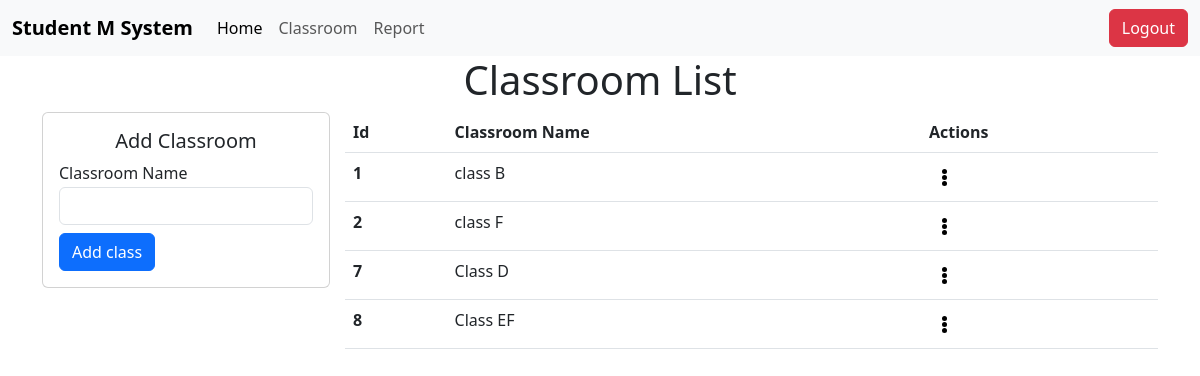
The app's page /classroom.php (signed in) with its own data.
### tables this page shows
CREATE TABLE `classroom` (
  `classroom_id` int NOT NULL AUTO_INCREMENT,
  `classroom_name` varchar(50) NOT NULL,
  PRIMARY KEY (`classroom_id`)
);

### backend/classroomdbActions.php (called while the page is built, shortened)
<?php
function  readDataClassroom():array{
    global $conn;
    $classrooms=[];
    $sql = "SELECT * FROM classroom";
    $result = $conn->query($sql);
    if($result && $result->num_rows>0){
      while($row = $result->fetch_assoc()){
        $classrooms[]=$row;
      }
    }
  return $classrooms;
  }

### backend/app.php (called while the page is built, shortened)
<?php
require_once "backend/db/mysql_connect.php";
$url = $_SERVER['REQUEST_URI'];
$system_Type = "database";
if ($system_Type === "database") {
    if ($url === "/classroom.php") {
        require_once "backend/classroomdbActions.php";
    }else if($url === "/report.php"){
        require_once "backend/studentdbActions.php";
        $report =report();
    } else {
        require_once "backend/studentdbActions.php";
        require_once "backend/studentRouting.php";
        $students = readData();
    }
    $classrooms = readDataClassroom();
} else {
    require_once "backend/actions.php";
    $students = readFromJson("data.json");
}

### classroom.php (the view, shortened to what this page needs)
<?php
require_once "backend/app.php";
?>
<!DOCTYPE html>
<html lang="en">
<head>
    <link href="https://cdn.jsdelivr.net/npm/bootstrap@5.3.0-alpha3/dist/css/bootstrap.min.css" rel="stylesheet">
    <link rel="stylesheet" href="style.css">
</head>
<body>
<?php require_once("./navBar.php") ?>
    <div class="container ">
    <form action="" method="POST">
        <h1 class="text-center"> Classroom List</h1>
        <div class="d-flex  wraper-height-90">
        <div class="">
        <div class="card" style="width: 18rem;">
  <div class="card-body">
    <h5 class="card-title text-center">Add Classroom</h5>
    <div class="mb-2">
  <label for="exampleFormControlInput1" class="form-label">Classroom Name</label>
  <input type="text" name="classroom_name" class="form-control" id="exampleFormControlInput1" >
</div>
<button type="submit" name="add_class" value=1 class="btn btn-primary">Add class</button>
  </div>
</div>
        </div>
        <div class="flex-grow-1  student-list ">
        <table class="table">
  <thead>
    <tr>
      <th scope="col">Id</th>
      <th scope="col">Classroom Name</th>
      <th scope="col">Actions</th>
    </tr>
  </thead>
   <tbody>
   <?php
    foreach($classrooms as $classroom){
    ?>
   <tr>
      <th scope="row"><?php echo $classroom["classroom_id"] ?></th>
      <td><?php echo $classroom["classroom_name"] ?></td>
      <td>
      <div class="dropdown">
  <button class="btn "  type="button" id="ellipsisDropdown" data-bs-toggle="dropdown" aria-haspopup="true" aria-expanded="false">
  <div class="d-flex flex-column">
         <div class="dot"></div>
         <div class="dot"></div>
         <div class="dot"></div>
      </div>
  </button>
</div>
    </td>
    </tr>
    <?php } ?>
   </tbody>
        </table>
        </div>
        </div>
    </form>
    </div>
</body>
</html>

### style.css (style rules this page uses)
.student-list { height: 90vh; margin-left: 15px!important; }
.form-label { margin-bottom: .1rem !important; }
.dot { background-color: black; width: 5px; height: 5px; border-radius: 50%; margin-top: 1px; cursor:pointer; }

### records on screen
classroom: classroom_id "1", classroom_name "class B"
classroom: classroom_id "2", classroom_name "class F"
classroom: classroom_id "7", classroom_name "Class D"
classroom: classroom_id "8", classroom_name "Class EF"
